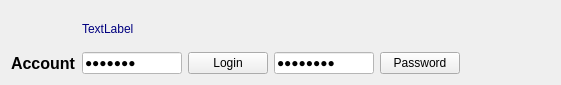
<?xml version="1.0" encoding="UTF-8"?>
<ui version="4.0">
 <class>CredentialWidget</class>
 <widget class="QWidget" name="CredentialWidget">
  <property name="geometry">
   <rect>
    <x>0</x>
    <y>0</y>
    <width>561</width>
    <height>85</height>
   </rect>
  </property>
  <property name="windowTitle">
   <string>Dialog</string>
  </property>
  <property name="styleSheet">
   <string notr="true">background-color: qlineargradient(spread:pad, x1:0, y1:1, x2:1, y2:0, 
stop:0 rgba(218, 215, 205, 255), stop:1 rgba(52, 78, 65, 255));</string>
  </property>
  <layout class="QGridLayout" name="gridLayout" columnstretch="0,0,0,0,0,0">
   <item row="2" column="1">
    <widget class="QLineEdit" name="edtLogin">
     <property name="maximumSize">
      <size>
       <width>100</width>
       <height>100</height>
      </size>
     </property>
     <property name="styleSheet">
      <string notr="true">background-color: rgb(255, 255, 255);</string>
     </property>
     <property name="text">
      <string>йуцкуек</string>
     </property>
     <property name="echoMode">
      <enum>QLineEdit::Password</enum>
     </property>
     <property name="readOnly">
      <bool>false</bool>
     </property>
    </widget>
   </item>
   <item row="0" column="1">
    <widget class="QLabel" name="lblSite">
     <property name="styleSheet">
      <string notr="true">color: rgb(0, 0, 127);
background-color: rgb(255, 255, 255, 0);
font: 700 12pt &quot;Segoe UI&quot;;</string>
     </property>
     <property name="text">
      <string>TextLabel</string>
     </property>
    </widget>
   </item>
   <item row="2" column="5">
    <spacer name="horizontalSpacer">
     <property name="orientation">
      <enum>Qt::Horizontal</enum>
     </property>
     <property name="sizeHint" stdset="0">
      <size>
       <width>40</width>
       <height>20</height>
      </size>
     </property>
    </spacer>
   </item>
   <item row="2" column="0">
    <widget class="QLabel" name="label">
     <property name="font">
      <font>
       <pointsize>12</pointsize>
       <bold>true</bold>
      </font>
     </property>
     <property name="autoFillBackground">
      <bool>false</bool>
     </property>
     <property name="styleSheet">
      <string notr="true">background-color: rgb(255, 255, 255, 0);</string>
     </property>
     <property name="text">
      <string>Account</string>
     </property>
    </widget>
   </item>
   <item row="2" column="2">
    <widget class="QPushButton" name="loginbutton">
     <property name="styleSheet">
      <string notr="true">background-color: qlineargradient(spread:pad, x1:0, y1:1, x2:1, y2:0, 
stop:0 rgba(218, 215, 205, 255), 
stop:0.25 rgba(163, 177, 138, 255), 
stop:0.5 rgba(88, 129, 87, 255), 
stop:0.75 rgba(58, 90, 64, 255), 
stop:1 rgba(52, 78, 65, 255));</string>
     </property>
     <property name="text">
      <string>Login</string>
     </property>
    </widget>
   </item>
   <item row="2" column="3">
    <widget class="QLineEdit" name="lineEdit_2">
     <property name="maximumSize">
      <size>
       <width>100</width>
       <height>100</height>
      </size>
     </property>
     <property name="styleSheet">
      <string notr="true">background-color: rgb(255, 255, 255);</string>
     </property>
     <property name="text">
      <string>йуц3к4ен</string>
     </property>
     <property name="echoMode">
      <enum>QLineEdit::Password</enum>
     </property>
     <property name="readOnly">
      <bool>true</bool>
     </property>
    </widget>
   </item>
   <item row="2" column="4">
    <widget class="QPushButton" name="pushButton">
     <property name="styleSheet">
      <string notr="true">background-color: qlineargradient(spread:pad, x1:0, y1:1, x2:1, y2:0, 
stop:0 rgba(218, 215, 205, 255), 
stop:0.25 rgba(163, 177, 138, 255), 
stop:0.5 rgba(88, 129, 87, 255), 
stop:0.75 rgba(58, 90, 64, 255), 
stop:1 rgba(52, 78, 65, 255));</string>
     </property>
     <property name="text">
      <string>Password</string>
     </property>
    </widget>
   </item>
  </layout>
  <zorder>edtLogin</zorder>
  <zorder>lblSite</zorder>
  <zorder>lineEdit_2</zorder>
  <zorder>label</zorder>
  <zorder>horizontalSpacer</zorder>
  <zorder>loginbutton</zorder>
  <zorder>pushButton</zorder>
 </widget>
 <resources/>
 <connections/>
</ui>
